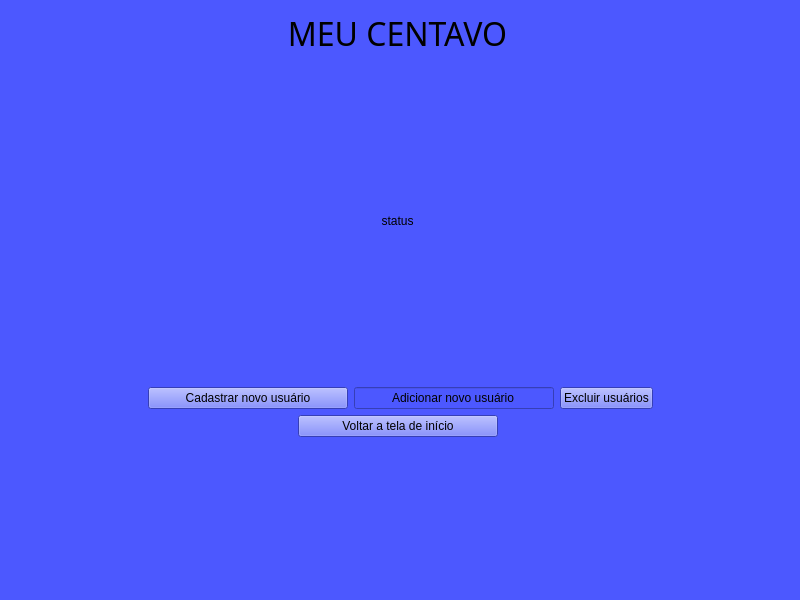
<?xml version="1.0" encoding="UTF-8"?>
<ui version="4.0">
 <class>formUsuario</class>
 <widget class="QWidget" name="formUsuario">
  <property name="geometry">
   <rect>
    <x>0</x>
    <y>0</y>
    <width>800</width>
    <height>600</height>
   </rect>
  </property>
  <property name="minimumSize">
   <size>
    <width>800</width>
    <height>600</height>
   </size>
  </property>
  <property name="maximumSize">
   <size>
    <width>800</width>
    <height>600</height>
   </size>
  </property>
  <property name="windowTitle">
   <string>formUsuario</string>
  </property>
  <property name="styleSheet">
   <string notr="true">background-color: rgb(76, 88, 255)</string>
  </property>
  <layout class="QGridLayout" name="gridLayout">
   <item row="2" column="1">
    <widget class="QLabel" name="labelStatus">
     <property name="text">
      <string>status</string>
     </property>
     <property name="alignment">
      <set>Qt::AlignmentFlag::AlignCenter</set>
     </property>
    </widget>
   </item>
   <item row="3" column="1">
    <spacer name="verticalSpacer">
     <property name="orientation">
      <enum>Qt::Orientation::Vertical</enum>
     </property>
     <property name="sizeHint" stdset="0">
      <size>
       <width>20</width>
       <height>68</height>
      </size>
     </property>
    </spacer>
   </item>
   <item row="6" column="3">
    <spacer name="horizontalSpacer_2">
     <property name="orientation">
      <enum>Qt::Orientation::Horizontal</enum>
     </property>
     <property name="sizeHint" stdset="0">
      <size>
       <width>40</width>
       <height>20</height>
      </size>
     </property>
    </spacer>
   </item>
   <item row="8" column="1">
    <spacer name="verticalSpacer_2">
     <property name="orientation">
      <enum>Qt::Orientation::Vertical</enum>
     </property>
     <property name="sizeHint" stdset="0">
      <size>
       <width>20</width>
       <height>68</height>
      </size>
     </property>
    </spacer>
   </item>
   <item row="4" column="1">
    <layout class="QHBoxLayout" name="layoutUsuarios">
     <property name="topMargin">
      <number>0</number>
     </property>
    </layout>
   </item>
   <item row="6" column="0">
    <spacer name="horizontalSpacer">
     <property name="orientation">
      <enum>Qt::Orientation::Horizontal</enum>
     </property>
     <property name="sizeHint" stdset="0">
      <size>
       <width>40</width>
       <height>20</height>
      </size>
     </property>
    </spacer>
   </item>
   <item row="5" column="1" rowspan="2" colspan="2">
    <layout class="QHBoxLayout" name="horizontalLayout_2">
     <item>
      <widget class="QPushButton" name="buttonCadastro">
       <property name="minimumSize">
        <size>
         <width>200</width>
         <height>0</height>
        </size>
       </property>
       <property name="maximumSize">
        <size>
         <width>200</width>
         <height>16777215</height>
        </size>
       </property>
       <property name="text">
        <string>Cadastrar novo usuário</string>
       </property>
      </widget>
     </item>
     <item>
      <widget class="QLineEdit" name="lineEdit_2">
       <property name="minimumSize">
        <size>
         <width>200</width>
         <height>0</height>
        </size>
       </property>
       <property name="maximumSize">
        <size>
         <width>200</width>
         <height>16777215</height>
        </size>
       </property>
       <property name="text">
        <string>Adicionar novo usuário</string>
       </property>
       <property name="alignment">
        <set>Qt::AlignmentFlag::AlignCenter</set>
       </property>
      </widget>
     </item>
     <item>
      <widget class="QPushButton" name="buttonExcluirUsuarios">
       <property name="text">
        <string>Excluir usuários</string>
       </property>
      </widget>
     </item>
    </layout>
   </item>
   <item row="7" column="1">
    <layout class="QHBoxLayout" name="horizontalLayout_3">
     <item>
      <spacer name="horizontalSpacer_3">
       <property name="orientation">
        <enum>Qt::Orientation::Horizontal</enum>
       </property>
       <property name="sizeHint" stdset="0">
        <size>
         <width>40</width>
         <height>20</height>
        </size>
       </property>
      </spacer>
     </item>
     <item>
      <widget class="QPushButton" name="buttonBack">
       <property name="minimumSize">
        <size>
         <width>200</width>
         <height>0</height>
        </size>
       </property>
       <property name="maximumSize">
        <size>
         <width>200</width>
         <height>16777215</height>
        </size>
       </property>
       <property name="text">
        <string>Voltar a tela de início</string>
       </property>
      </widget>
     </item>
     <item>
      <spacer name="horizontalSpacer_4">
       <property name="orientation">
        <enum>Qt::Orientation::Horizontal</enum>
       </property>
       <property name="sizeHint" stdset="0">
        <size>
         <width>40</width>
         <height>20</height>
        </size>
       </property>
      </spacer>
     </item>
    </layout>
   </item>
   <item row="0" column="1">
    <widget class="QLabel" name="label">
     <property name="maximumSize">
      <size>
       <width>800</width>
       <height>100</height>
      </size>
     </property>
     <property name="font">
      <font>
       <family>Noto Sans Arabic Cond Light</family>
       <pointsize>24</pointsize>
       <italic>false</italic>
       <fontweight>Light</fontweight>
      </font>
     </property>
     <property name="styleSheet">
      <string notr="true">font: 300 24pt &quot;Noto Sans Arabic Cond Light&quot;;</string>
     </property>
     <property name="text">
      <string>MEU CENTAVO</string>
     </property>
     <property name="alignment">
      <set>Qt::AlignmentFlag::AlignHCenter|Qt::AlignmentFlag::AlignTop</set>
     </property>
    </widget>
   </item>
   <item row="1" column="1">
    <spacer name="verticalSpacer_3">
     <property name="orientation">
      <enum>Qt::Orientation::Vertical</enum>
     </property>
     <property name="sizeHint" stdset="0">
      <size>
       <width>20</width>
       <height>40</height>
      </size>
     </property>
    </spacer>
   </item>
  </layout>
 </widget>
 <resources/>
 <connections/>
</ui>
